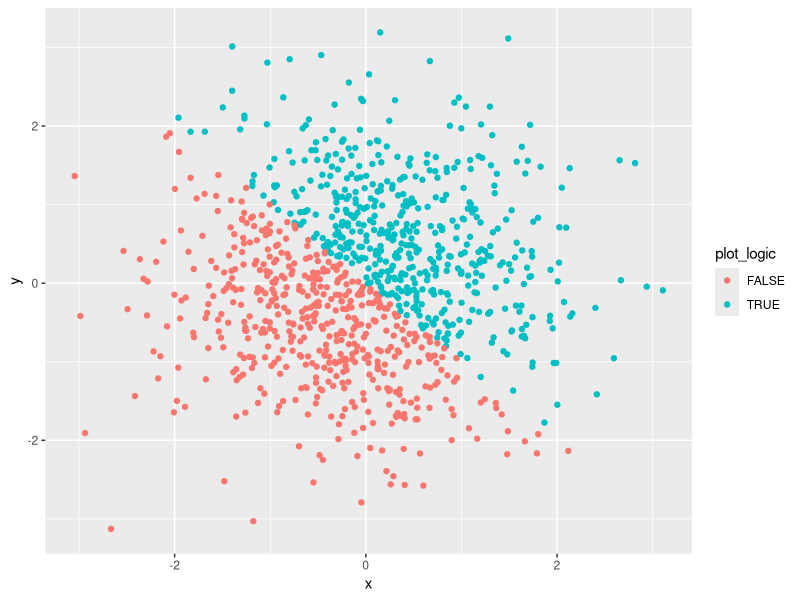
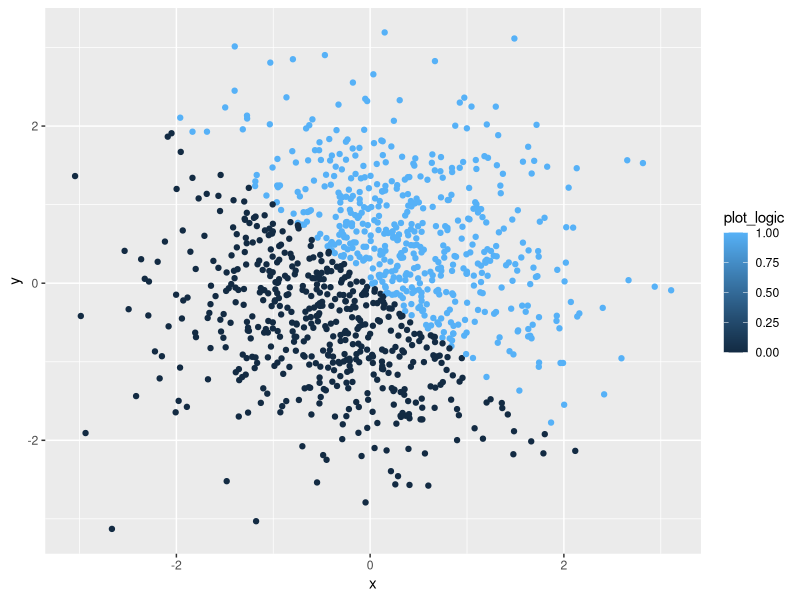
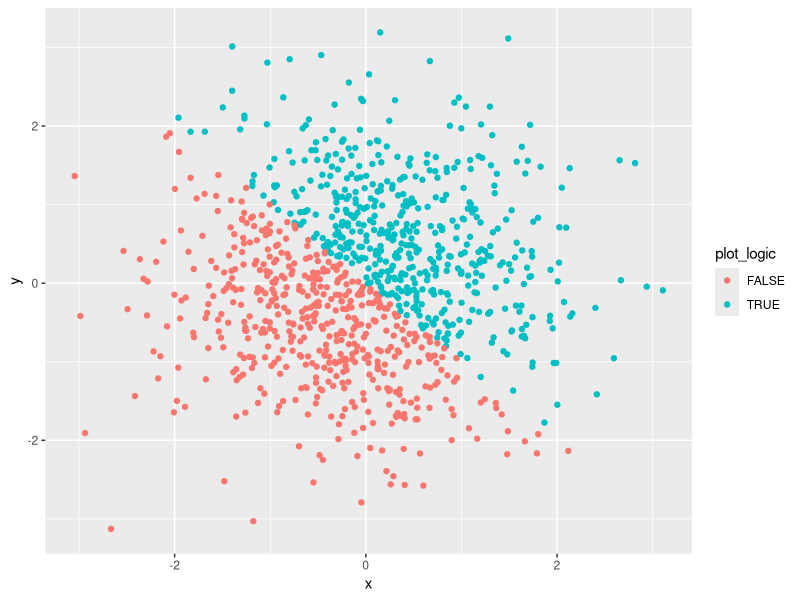
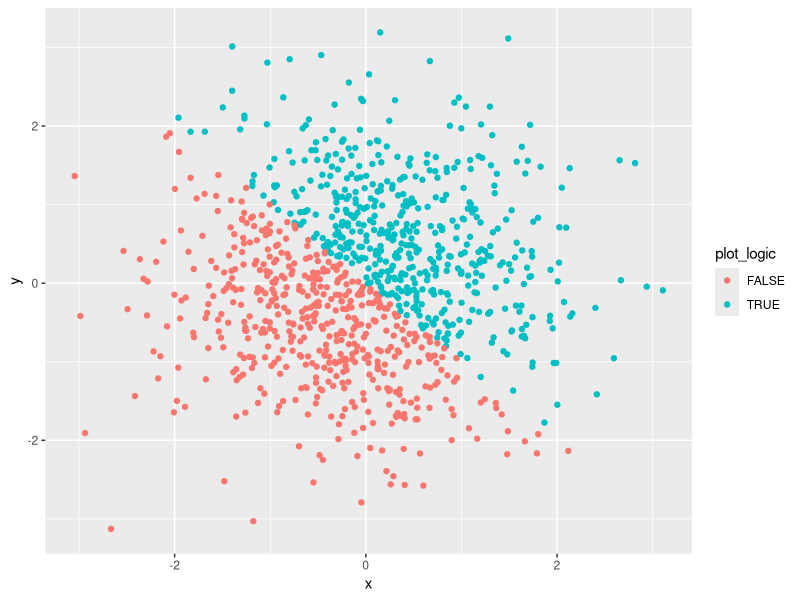

The R script that drew these images, in order:
## ---- chunk 1
knitr::opts_chunk$set(echo = TRUE)

#include necessary package for ggplot
library(tidyverse)

## ---- chunk 2

#set seed to make it reproducible
set.seed(1)

#create the data frame
df_diff_types <- tibble(
	
  #assign values
  vector_numeric   = runif(10, 0, 5),
  vector_logic     = vector_numeric > 2,
  vector_character = c("z", "f", "2", "2", "1", "3", "f", "a", "n", "g"),
  vector_factor    = factor(vector_character)
  
)

## ---- chunk 3

#set seed for reproducibility
set.seed(12)

#create datafram for plotting
df_plot <- tibble(
	
	#assign x, y
	x = rnorm(1000),
	y = rnorm(1000),
	
	#coloring
	plot_logic    = x + y > 0,
	plot_numeric  = as.numeric(plot_logic),
	plot_factor   = as.factor(plot_logic)
	
)

## ---- chunk 4

#create ggplot2 data type
scatter_plot <- ggplot(df_plot, aes(x = x, y = y, color = plot_logic))

#color scatter plot according to logic vector
scatter_plot + geom_point(aes(color = plot_logic))

#save the first figure
ggsave(filename = "20180918_hw1_pr2_scatterplot.png", plot = last_plot(), device = "png")

#color scatter plot according to numeric vector
scatter_plot + geom_point(aes(color = plot_numeric))

#color scatter plot according to factor vector
scatter_plot + geom_point(aes(color = plot_factor))

